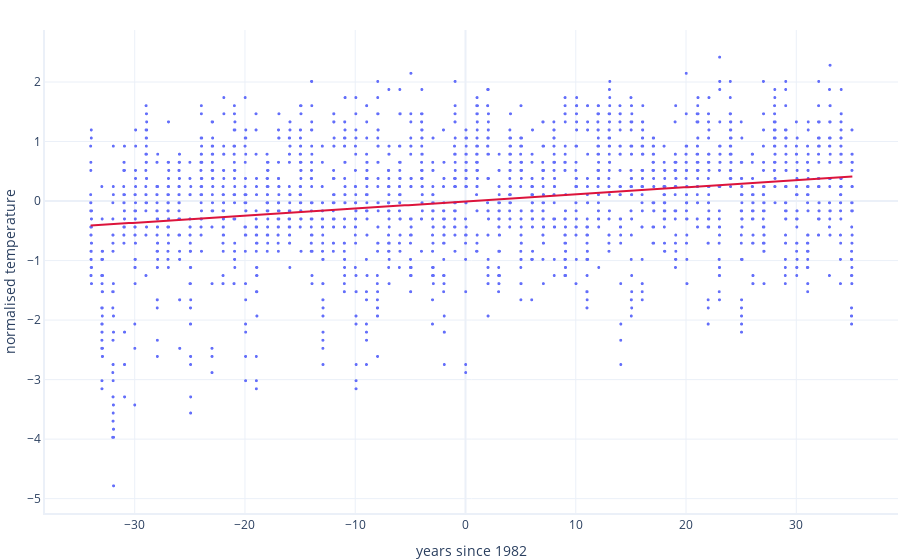

Notebook code cell kept with this figure:
### Markdown cell above
It will take thousands of iterations to train the model well, so let's wrap it in a loop

### Code cell
# start the loop
print("Training beginning...")
last_cost = math.inf
i = 0
continue_loop = True
while continue_loop:

    # Run one iteration of training
    # This will tell us whether to stop training, and also what
    # the cost was for this iteration
    continue_loop, last_cost = train_one_iteration(model_inputs = data["years_since_1982"],
                                                    true_temperatures = data["normalised_temperature"],
                                                    last_cost = last_cost)
   
    # Print the status
    if i % 400 == 0:
        print("Iteration:", i)

    i += 1

    
print("Training complete!")
print(f"Model parameters after training:\t{model.intercept:.8f},\t{model.slope:.8f}")
graphing.scatter_2D(data, "years_since_1982", "normalised_temperature", trendline=model.predict)
